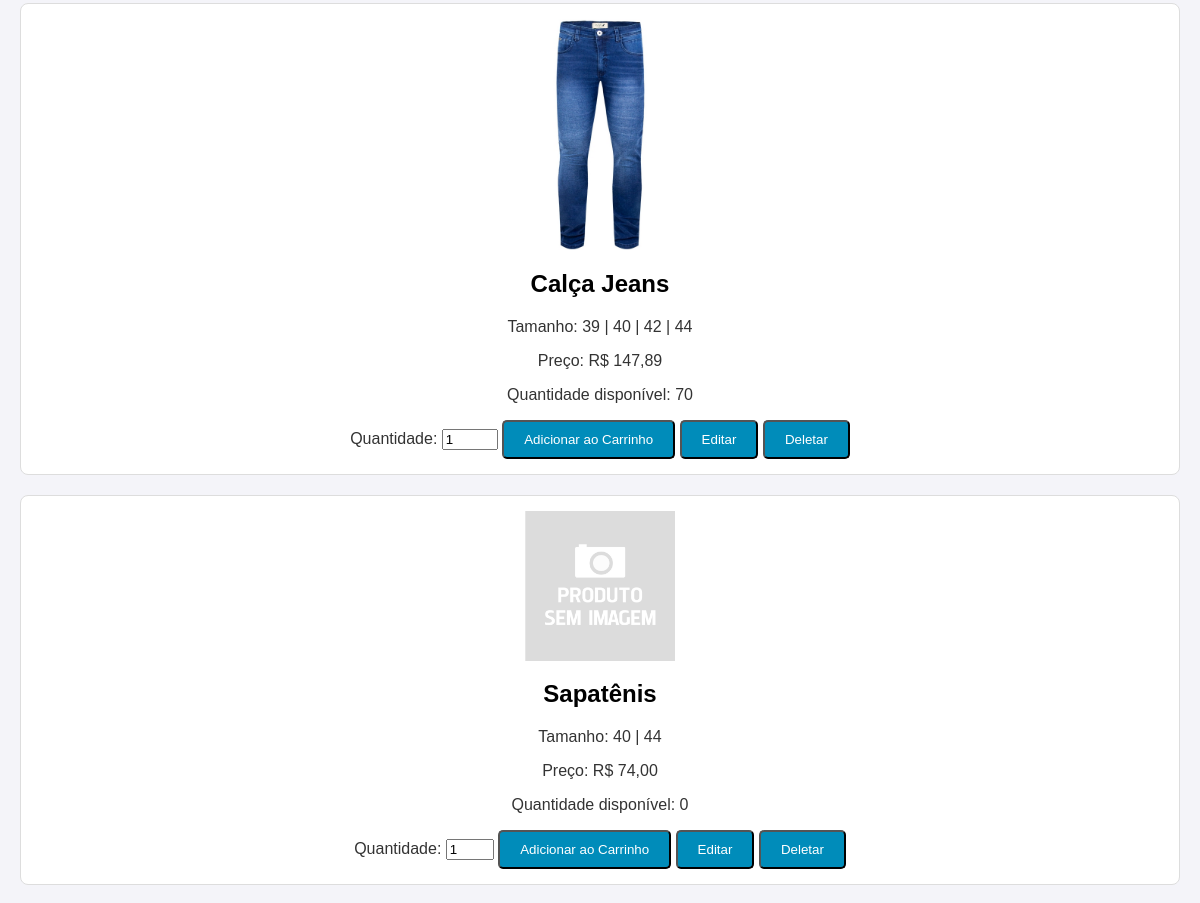
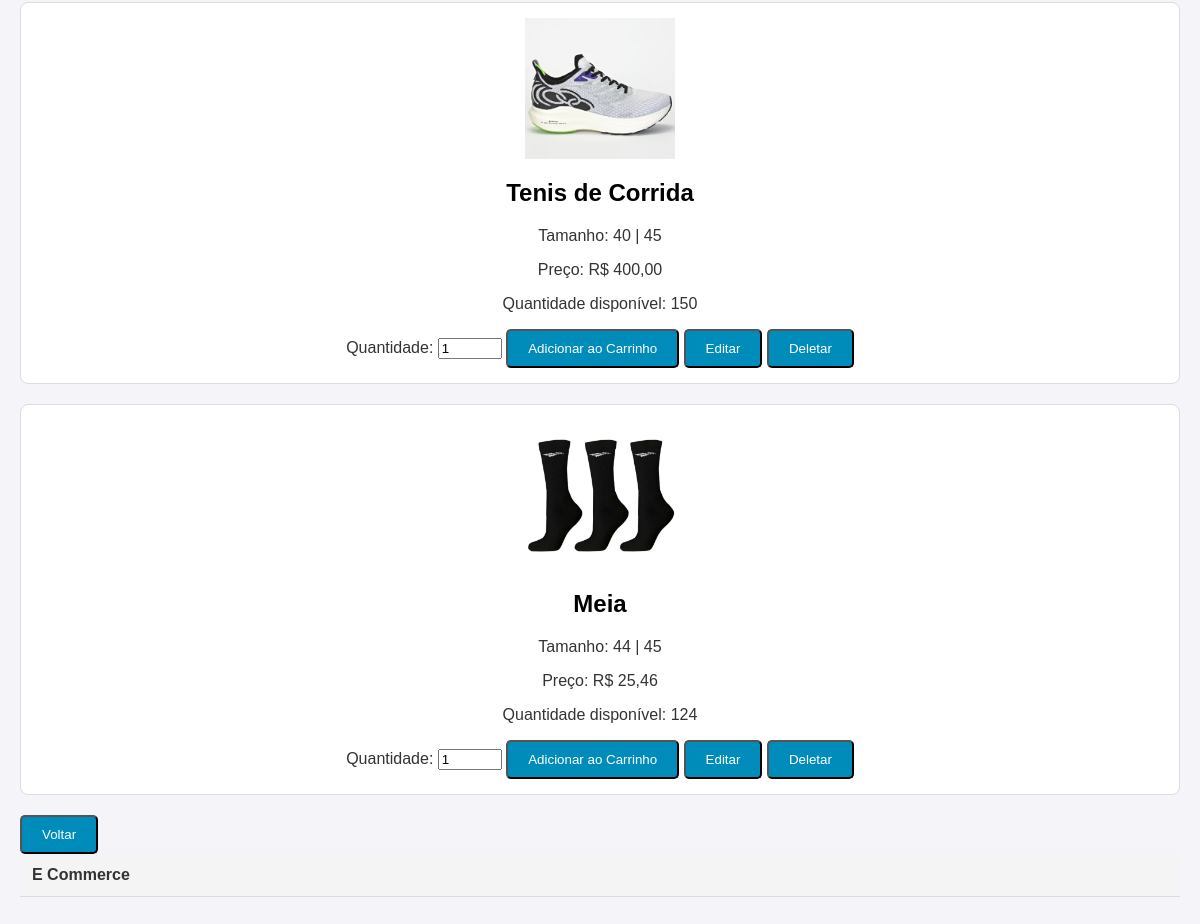
/produtos/listar/ (lower part), run on an earlier commit of the app's database (2 pictures, top to bottom).
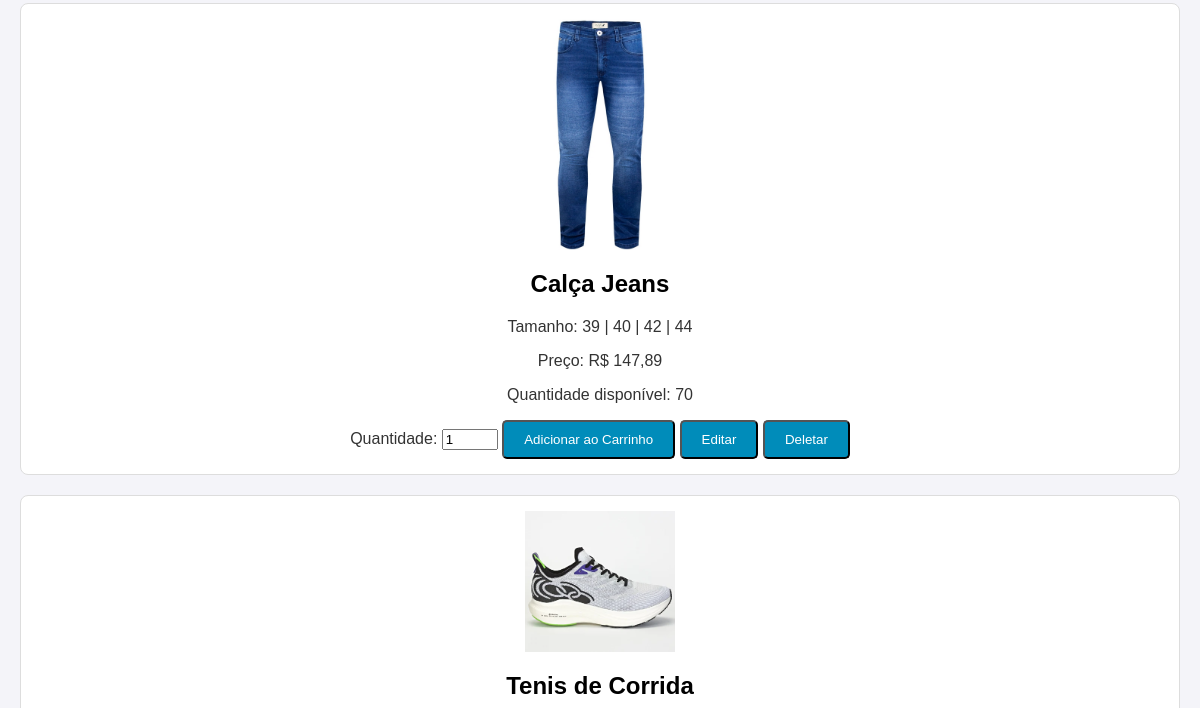
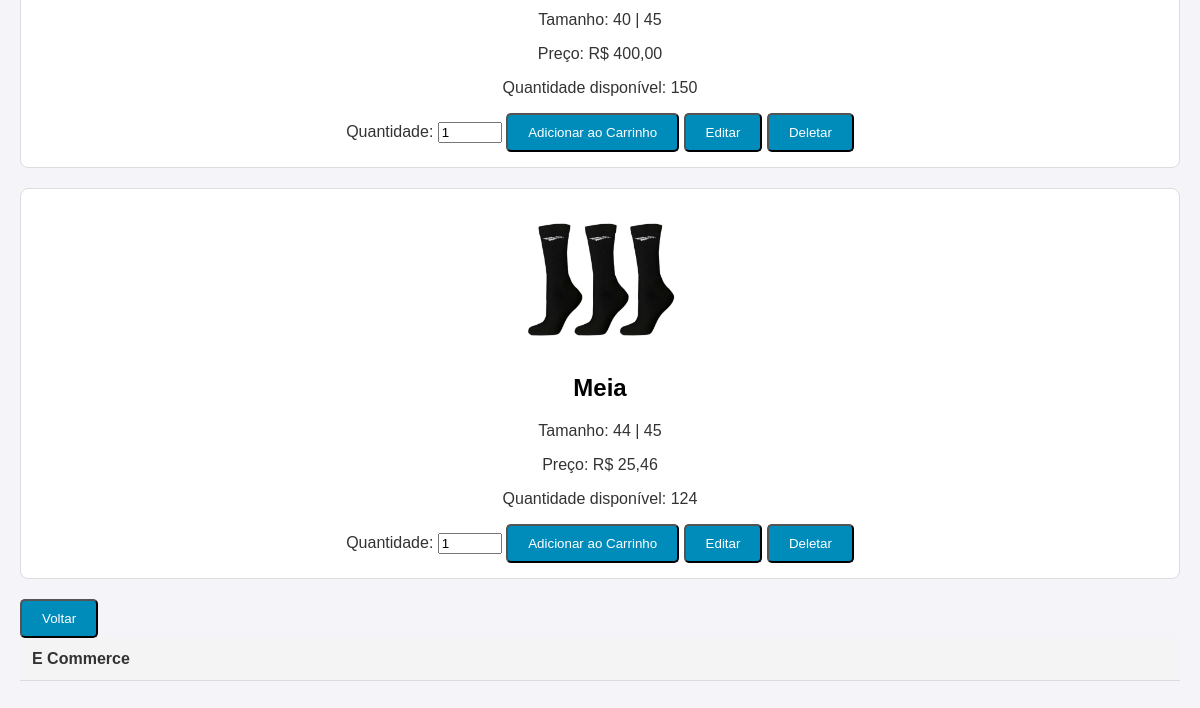
And on a later commit of the database (2 pictures, top to bottom).
### produtos/models.py (models this page shows, shortened)
class Produto(models.Model):
    nome = models.CharField(max_length=100)                                   # Nome do produto
    descricao = models.TextField()                                            # Descrição detalhada do produto
    preco = models.DecimalField(max_digits=10, decimal_places=2)              # Preço com 2 casas decimais
    quantidade = models.IntegerField()                                        # Quantidade disponível do produto
    imagem = models.ImageField(upload_to='produtos/', blank=True, null=True)  # Imagem (opcional), caso não tenha imagim, sera adicionado uma imagem padrão

### produtos/views.py (the view)
# urls.py: path('listar/', views.listar_produtos, name='listar_produtos'),                                  # Lista todos os produtos disponíveis
def listar_produtos(request):
    query = request.GET.get('q', '')  # Obtém o termo de pesquisa
    if query:
        produtos = Produto.objects.filter(nome__icontains=query)  # Filtra produtos pelo nome
    else:
        produtos = Produto.objects.all()  # Exibe todos os produtos
    return render(request, 'produtos/listar.html', {'produtos': produtos, 'query': query})

### produtos/templates/produtos/listar.html (shortened to what this page needs)
<html lang="pt-br">
    {% load static %}
    <link rel="stylesheet" href="{% static 'css/style.css' %}">
    <table>
        <tr>
            <th>E Commerce</th>
        </tr>
        {% for produto in produtos %}
        <div class="product-card">
            {% if produto.imagem %}
                <img src="{{ produto.imagem.url }}" alt="{{ produto.nome }}" class="img-produto" style="width: 150px; height: auto;">
            {% else %}
                <img src="{% static 'default-image.png' %}" alt="Imagem não disponível" style="width: 150px; height: auto;">
            {% endif %}
            <h2>{{ produto.nome }}</h2>
            <p>{{ produto.descricao }}</p>
            <p>Preço: R$ {{ produto.preco }}</p>
            <p>Quantidade disponível: {{ produto.quantidade }}</p>
            <form action="{% url 'adicionar_ao_carrinho' produto.id %}" method="POST">
                <label for="quantidade">Quantidade:</label>
                <input type="number" name="quantidade" id="quantidade" value="1" min="1" max="{{ produto.quantidade }}">
                <button type="submit">Adicionar ao Carrinho</button>
            </form>
            <a href="{% url 'editar_produto' produto.id %}"><button>Editar</button></a>
            <a href="{% url 'deletar_produto' produto.id %}"><button>Deletar</button></a>
        </div>
        {% endfor %}
        <a href="{% url 'pagina_inicial' %}"><button>Voltar</button></a>
    </table>
</html>

### static/css/style.css (style rules this page uses)
h1, h2 { color: #000000; }
button { background-color: #008CBA; color: white; padding: 10px 20px; border-radius: 5px; cursor: pointer; }
.product-card { border: 1px solid #ddd; padding: 15px; margin-bottom: 20px; background-color: #fff; border-radius: 8px; text-align: center; }
table { width: 100%; border-collapse: collapse; margin-bottom: 20px; }
table th, table td { padding: 12px; text-align: left; border-bottom: 1px solid #ddd; }
table th { background-color: #f4f4f4; }

What changed in the data, as far as the page shows it:
removed Produto: nome "Sapatênis", descricao "Tamanho: 40 | 44", preco "74,00", quantidade "0"
